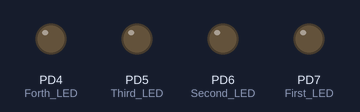
The program below on a simulated ATmega32, built with avr-gcc and emulated at 8 MHz. On the bench: output pins drawn as LEDs (lit = HIGH).

Above: at 1.0 s.
At 3.6 s:
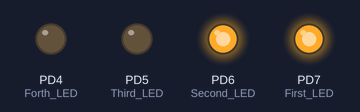
At 5.0 s:
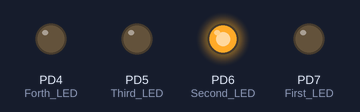
At 7.2 s:
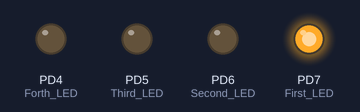
Timing chart, 0 to 8.4 s (numbered marks = the images above):
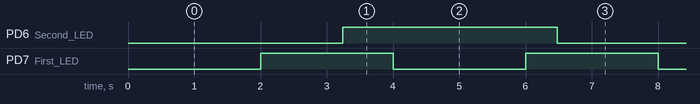

The program:

main.c
```c
/*
 * main.c
 *
 *  Created on: ??þ/??þ/????
 *      Author: Nmr
 */
#include "HAL/led.h"
#include "MCAL/timer0.h"

#define NUMBER_OF_COUNTS_FOR_1SECOND 62500
timer0_struct_st timer0_struct={timer0_normal_mode,TIMER0_PRESCALER_1,TIMER0_OC0_DISCONNECT};
volatile U32 counts_to_get_1Second=0;
volatile U64 Number_of_seconds=0;
void delay_1Second(void);

int main()
{


Led_Init(First_LED);
Led_Init(Second_LED);
Led_Init(Third_LED);
Led_Init(Forth_LED);
timer0_init(&timer0_struct);
TIMER0_overflow_interrupt_enable(delay_1Second);
sei();
//Led_ON(First_LED);

	while(1)
	{
		_delay_ms(1000);
			Led_Toggel(Second_LED);
//			Led_Toggel(Third_LED);
//			Led_Toggel(Forth_LED);


	}


	Led_OFF(Second_LED);
	Led_OFF(Third_LED);
	Led_OFF(Forth_LED);

	return 0;
}

void delay_1Second(void)
{
counts_to_get_1Second++;
if(counts_to_get_1Second==NUMBER_OF_COUNTS_FOR_1SECOND)
{
counts_to_get_1Second=0;
Number_of_seconds++;
Led_Toggel(First_LED);
}


}
```

Utils.h
```c
/*
 * Utils.h
 *
 *  Created on: ??þ/??þ/????
 *      Author: Nmr
 */

#ifndef UTILS_H_
#define UTILS_H_

/*        MACROS FOR PIN         */
#define  SET_BIT(REG,BIT)      REG |=(1<<BIT)
#define  CLEAR_BIT(REG,BIT)    REG &=~(1<<BIT)
#define  GET_BIT(REG,INDEX)      ((REG>>INDEX)&(0x01))
#define  TOG_BIT(REG,BIT)				REG^=(1<<(BIT))

/*         MACROS TO PORT        */

#define  WRITE_PORT(REG,BYTE)      REG=BYTE

#endif /* UTILS_H_ */
```

Button.c
```c
/*
 * Button.c
 *
 *  Created on: Sep 14, 2021
 *      Author: Embeddfab
 */
#include"Button.h"


void Button_Init(button_number_en button_select,button_Pull_type_en pull_type)
{

	if(button_select==BUTTON1_PIN)
	{
		DIO_Init_Pin(BUTTON1_PORT,BUTTON1_PIN,INPUT);
		if(pull_type==Button_Pull_up)
		{
			DIO_Set_Pin(BUTTON1_PORT,BUTTON1_PIN);
		}

	}

	else if(button_select==BUTTON2_PIN)
	{
		DIO_Init_Pin(BUTTON2_PORT,BUTTON2_PIN,INPUT);
		if(pull_type==Button_Pull_up)
		{
			DIO_Set_Pin(BUTTON2_PORT,BUTTON2_PIN);
		}

	}


}


bool Button_read_status(button_number_en button_select)
{
	bool button_status=FALSE;

	if(button_select==BUTTON1_PIN)
	{
		button_status=DIO_Get_Pin(BUTTON1_PORT,BUTTON1_PIN);
		DEBOUNCING_DELAY;

	}

	else if(button_select==BUTTON2_PIN)
	{
		button_status=DIO_Get_Pin(BUTTON2_PORT,BUTTON2_PIN);
		DEBOUNCING_DELAY;
	}

	return(button_status);

}
```

Button.h
```c
/*
 * Button.h
 *
 *  Created on: Sep 14, 2021
 *      Author: Embeddfab
 */

#ifndef BUTTON_H_
#define BUTTON_H_

#include "../Helpers/STD_TYPES.h"
#include "../Helpers/Utils.h"
#include "../MCAL/DIO.h"


#define BUTTON1_PORT PORT_D
#define BUTTON2_PORT PORT_D

#define DEBOUNCING_DELAY _delay_ms(40)

typedef enum
{
	BUTTON1_PIN=PIN_2,
    BUTTON2_PIN=PIN_3
}button_number_en;

typedef enum
{
	Button_Default=0,
	Button_Pull_up
}button_Pull_type_en;


void Button_Init(button_number_en button_select,button_Pull_type_en pull_type);
bool Button_read_status(button_number_en button_select);


#endif /* BUTTON_H_ */
```

lcd.c
```c
/*
 * lcd.c
 *
 *  Created on: ??þ/??þ/????
 *      Author: Nmr
 */

#include"lcd.h"

void LCD_VidInit(void)
{
	DIO_Init_Pin(LCD_PORT ,D4 ,OUTPUT);
	DIO_Init_Pin(LCD_PORT ,D5 ,OUTPUT);
	DIO_Init_Pin(LCD_PORT ,D6 ,OUTPUT);
	DIO_Init_Pin(LCD_PORT ,D7 ,OUTPUT);

	DIO_Init_Pin(LCD_PORT_CONTROL ,EN ,OUTPUT);
	DIO_Init_Pin(LCD_PORT_CONTROL ,RS ,OUTPUT);

	_delay_ms(50);          // said in Data sheet to delay after power on for 1st time
	LCD_vidSendCommand(0x02);//4 bit mode only
	_delay_ms(1);
	LCD_vidSendCommand(0x28); //N=1 , F=0
	_delay_ms(1);           //delay 1ms a must delay as said in Data sheet
	LCD_vidSendCommand(0x0c); //D=1(LCD itself on or off) C=0, B=0
	_delay_ms(1);    //delay 1ms
	LCD_vidSendCommand(0x01); //clear LCD
	_delay_ms(20);
	LCD_vidSendCommand(0x06);
	LCD_vidSendCommand(0x80);
}

void LCD_vidSendCommand(unsigned char command)
{

	//controls are low
	DIO_Write_Pin(LCD_PORT_CONTROL,RS,LOW);
	//data MSB write to lcd
	DIO_Write_Pin(LCD_PORT, D4, GET_BIT(command,4));
	DIO_Write_Pin(LCD_PORT, D5, GET_BIT(command,5));
	DIO_Write_Pin(LCD_PORT, D6, GET_BIT(command,6));
	DIO_Write_Pin(LCD_PORT, D7, GET_BIT(command,7));
	//pulse on enable
	DIO_Write_Pin(LCD_PORT_CONTROL,EN,HIGH);
	_delay_ms(2);
	DIO_Write_Pin(LCD_PORT_CONTROL,EN,LOW);
	_delay_ms(2);
	//write LSB command on pins
	DIO_Write_Pin(LCD_PORT,D4,GET_BIT(command,0));
	DIO_Write_Pin(LCD_PORT,D5,GET_BIT(command,1));
	DIO_Write_Pin(LCD_PORT,D6,GET_BIT(command,2));
	DIO_Write_Pin(LCD_PORT,D7,GET_BIT(command,3));
	//pulse on enable
	DIO_Write_Pin(LCD_PORT_CONTROL,EN,HIGH);
	_delay_ms(2);
	DIO_Write_Pin(LCD_PORT_CONTROL,EN,LOW);
	//wait to execute command
	_delay_ms(2);
	_delay_ms(10);


}


void LCD_vidsendData(unsigned char character)
{

	DIO_Write_Pin(LCD_PORT_CONTROL,RS,HIGH);

	DIO_Write_Pin(LCD_PORT,D4,GET_BIT(character,4));
	DIO_Write_Pin(LCD_PORT,D5,GET_BIT(character,5));
	DIO_Write_Pin(LCD_PORT,D6,GET_BIT(character,6));
	DIO_Write_Pin(LCD_PORT,D7,GET_BIT(character,7));
	DIO_Write_Pin(LCD_PORT_CONTROL,EN,HIGH);
	_delay_ms(2);
	DIO_Write_Pin(LCD_PORT_CONTROL,EN,LOW);
	_delay_ms(2);
	DIO_Write_Pin(LCD_PORT,D4,GET_BIT(character,0));
	DIO_Write_Pin(LCD_PORT,D5,GET_BIT(character,1));
	DIO_Write_Pin(LCD_PORT,D6,GET_BIT(character,2));
	DIO_Write_Pin(LCD_PORT,D7,GET_BIT(character,3));
	DIO_Write_Pin(LCD_PORT_CONTROL,EN,HIGH);
	_delay_ms(2);
	DIO_Write_Pin(LCD_PORT_CONTROL,EN,LOW);
	_delay_ms(2);


}

void LCD_vidsendword(char * word)
{
	while(*word!='\0')
	{
		LCD_vidsendData(*word);
		word++;

	}


}


void LCD_sendNumber(U32 num)
{
	char buffer[20];

	utoa(num,buffer,10);
	LCD_vidsendword(buffer);
}

void LCD_vidClear(void)
{
	LCD_vidSendCommand(0x01);
}


void LCD_vidGoTo(unsigned char col,unsigned char Row)
{
	if(col==0)
	{
		LCD_vidSendCommand(0b10000000|Row);
	}

	else if(col==1)
	{
		LCD_vidSendCommand(0b11000000|Row);

	}


}
```

lcd.h
```c
/*
 * lcd.h
 *
 *  Created on: ??þ/??þ/????
 *      Author: Nmr
 */

#ifndef LCD_H_
#define LCD_H_

#include "../Helpers/STD_TYPES.h"
#include "../Helpers/Utils.h"
#include "../MCAL/DIO.h"


#define LCD_PORT			PORT_B // data wires on portA
#define LCD_PORT_CONTROL	PORT_C // RS RW EN portB

#define D0
#define D1
#define D2
#define D3
#define D4  PIN_4
#define D5  PIN_5
#define D6  PIN_6
#define D7  PIN_7

#define RS  PIN_6
#define RW
#define EN  PIN_7


void LCD_VidInit(void);
void LCD_vidSendCommand(unsigned char command);
void LCD_vidsendData(unsigned char character);
void LCD_vidsendword(char * word);
void LCD_sendNumber(U32 num);
void LCD_vidClear(void);
void LCD_vid_Save_in_CGRAM(void);
void LCD_vidGoTo(unsigned char col,unsigned char Row);


#endif /* LCD_H_ */
```

led.c
```c
/*
 * leds.c
 *
 *  Created on: ??þ/??þ/????
 *      Author: Nmr
 */
#include"led.h"


void Led_Init(LED_en_leds LedSelected)
{

	switch(LedSelected)
	{
	case First_LED:
		DIO_Init_Pin(First_LED_Port,First_LED,OUTPUT);
		break;
	case Second_LED:
		DIO_Init_Pin(Second_LED_Port,Second_LED,OUTPUT);
		break;
	case Third_LED:
		DIO_Init_Pin(Third_LED_Port,Third_LED,OUTPUT);
		break;
	case Forth_LED:
		DIO_Init_Pin(Forth_LED_Port,Forth_LED,OUTPUT);
		break;

	}

}
void Led_ON(LED_en_leds LedSelected)
{
	switch(LedSelected)
	{
	case First_LED:
		DIO_Set_Pin(First_LED_Port,First_LED);
		break;
	case Second_LED:
		DIO_Set_Pin(Second_LED_Port,Second_LED);
		break;
	case Third_LED:
		DIO_Set_Pin(Third_LED_Port,Third_LED);
		break;
	case Forth_LED:
		DIO_Set_Pin(Forth_LED_Port,Forth_LED);
		break;

	}

}
void Led_OFF(LED_en_leds LedSelected)
{

	switch(LedSelected)
	{
	case First_LED:
		DIO_Clear_Pin(First_LED_Port,First_LED);
		break;
	case Second_LED:
		DIO_Clear_Pin(Second_LED_Port,Second_LED);
		break;
	case Third_LED:
		DIO_Clear_Pin(Third_LED_Port,Third_LED);
		break;
	case Forth_LED:
		DIO_Clear_Pin(Forth_LED_Port,Forth_LED);
		break;

	}

}
void Led_Toggel(LED_en_leds LedSelected)
{


	switch(LedSelected)
	{
	case First_LED:
		DIO_Toggel_Pin(First_LED_Port,First_LED);
		break;
	case Second_LED:
		DIO_Toggel_Pin(Second_LED_Port,Second_LED);
		break;
	case Third_LED:
		DIO_Toggel_Pin(Third_LED_Port,Third_LED);
		break;
	case Forth_LED:
		DIO_Toggel_Pin(Forth_LED_Port,Forth_LED);
		break;

	}
}
```

led.h
```c
/*
 * led.h
 *
 *  Created on: ??þ/??þ/????
 *      Author: Nmr
 */

#ifndef LED_H_
#define LED_H_


#include "../Helpers/STD_TYPES.h"
#include "../Helpers/Utils.h"
#include "../MCAL/DIO.h"

#define First_LED_Port    PORT_D
#define Second_LED_Port   PORT_D
#define Third_LED_Port    PORT_D
#define Forth_LED_Port    PORT_D

typedef enum
{
	First_LED=PIN_7,
	Second_LED=PIN_6,
	Third_LED=PIN_5,
	Forth_LED=PIN_4,
}LED_en_leds;


void Led_Init(LED_en_leds LedSelected);
void Led_ON(LED_en_leds LedSelected);
void Led_OFF(LED_en_leds LedSelected);
void Led_Toggel(LED_en_leds LedSelected);

#endif /* LED_H_ */
```

STD_TYPES.h
```c
/*
 * STD_TYPES.h
 *
 *  Created on: ??þ/??þ/????
 *      Author: Nmr
 */

#ifndef STD_TYPES
#define STD_TYPES

#define HIGH 1
#define LOW 0
#define FALSE       (0u)
#define TRUE        (1u)

typedef unsigned char bool;     //Boolean Data Type
#define NULLPTR   ((void*)0)    //Null pointer


typedef unsigned char        U8;
typedef signed char          S8;
typedef unsigned short       U16;
typedef signed short         S16;
typedef unsigned long        U32;
typedef signed long          S32;
typedef unsigned long long   U64;
typedef signed long long     S64;
typedef float                F32;
typedef double               F64;


#endif //STD_TYPES
```

DIO.c
```c
/*
 * DIO.c
 *
 *  Created on: ??þ/??þ/????
 *      Author: Nmr
 */

#include "DIO.h"


/***********************************************
 * Name: DIO_Init_Pin(U8 port ,U8 pin ,U8 direction)

 * INPUT:
   PORT:
        PORT_A
		PORT_B,
		PORT_C,
		PORT_D

   pin : 0:7
   direction : INPUT
               OUTPUT

 * OUTPUT:   void

 * DECS: function to make pin output or input

 *  Example:
 			DIO_Init_Pin(GPIO_D,7);

 ***********************************************/

void DIO_Init_Pin(U8 port ,U8 pin ,U8 direction)
{

	switch(port)
	{
	case PORT_A:

		if(direction==OUTPUT)
			SET_BIT(DDRA,pin);
		else if(direction==INPUT)
			CLEAR_BIT(DDRA,pin);

		break;

	case PORT_B:

		if(direction==OUTPUT)
			SET_BIT(DDRB,pin);
		else if(direction==INPUT)
			CLEAR_BIT(DDRB,pin);

		break;

	case PORT_C:

		if(direction==OUTPUT)
			SET_BIT(DDRC,pin);
		else if(direction==INPUT)
			CLEAR_BIT(DDRC,pin);

		break;

	case PORT_D:

		if(direction==OUTPUT)
			SET_BIT(DDRD,pin);
		else if(direction==INPUT)
			CLEAR_BIT(DDRD,pin);

		break;
	}

}


/***********************************************
 * Name: DIO_Set_Pin(U8 port ,U8 pin)

 * INPUT:
   PORT:
        PORT_A
		PORT_B,
		PORT_C,
		PORT_D

   pin : 0:7

 * OUTPUT:   void

 * DECS: function to set pin Value

 *  Example:
 			DIO_Set_Pin(DIO_D,7);

 ***********************************************/

void DIO_Set_Pin(U8 port ,U8 pin)
{

	switch(port)
	{
	case PORT_A:
		SET_BIT(PORTA,pin);
		break;

	case PORT_B:
		SET_BIT(PORTB,pin);
		break;

	case PORT_C:
		SET_BIT(PORTC,pin);

		break;

	case PORT_D:
		SET_BIT(PORTD,pin);
		break;
	}

}


void DIO_Toggel_Pin(U8 port ,U8 pin)
{

	switch(port)
	{
	case PORT_A:
		TOG_BIT(PORTA,pin);
		break;

	case PORT_B:
		TOG_BIT(PORTB,pin);
		break;

	case PORT_C:
		TOG_BIT(PORTC,pin);

		break;

	case PORT_D:
		TOG_BIT(PORTD,pin);

	}
}


/***********************************************
 * Name: DIO_Clear_Pin(U8 port ,U8 pin)

 * INPUT:
   PORT:
        PORT_A
		PORT_B,
		PORT_C,
		PORT_D

   pin : 0:7

 * OUTPUT:   void

 * DECS: function to clear pin value

 *  Example:
 			DIO_Clear_Pin(DIO_D,7);

 ***********************************************/

void DIO_Clear_Pin(U8 port ,U8 pin)
{

	switch(port)
	{
	case PORT_A:
		CLEAR_BIT(PORTA,pin);
		break;

	case PORT_B:
		CLEAR_BIT(PORTB,pin);
		break;

	case PORT_C:
		CLEAR_BIT(PORTC,pin);

		break;

	case PORT_D:
		CLEAR_BIT(PORTD,pin);
		break;
	}

}


void DIO_Write_Pin(U8 port ,U8 pin, U8 value)
{

	if(value==HIGH)
		DIO_Set_Pin(port,pin);

	else if(value==LOW)
		DIO_Clear_Pin(port,pin);


}

/***********************************************
 * Name: U8 DIO_Get_Pin(U8 port ,U8 pin)

 * INPUT:
   PORT:
        PORT_A
		PORT_B,
		PORT_C,
		PORT_D

   pin : 0:7

 * OUTPUT:   pin_value

 * DECS: function to Get pin value

 *  Example:
 			x= DIO_Get_Pin(PORT_C ,6);

 ***********************************************/

U8 DIO_Get_Pin(U8 port ,U8 pin)
{
	U8 pin_value=0;

	switch(port)
	{
	case PORT_A:
		pin_value=GET_BIT(PINA,pin);
		break;

	case PORT_B:
		pin_value=GET_BIT(PINB,pin);
		break;

	case PORT_C:
		pin_value=GET_BIT(PINC,pin);

		break;

	case PORT_D:
		pin_value=GET_BIT(PIND,pin);
		break;
	}


	return pin_value;
}


/***********************************************
 * Name: DIO_Init_PORT(U8 port ,U8 Data);

 * INPUT:
   PORT:
        PORT_A
		PORT_B,
		PORT_C,
		PORT_D


   data  : 0bxxxxxxxx


 * OUTPUT:   void

 * DECS: function to define port direction

 *  Example:
 			DIO_Init_PORT(PORT_A,0b10100011);

 ***********************************************/

void DIO_Init_PORT(U8 port ,U8 Data)
{

	switch(port)
	{
	case PORT_A:

		DDRA=Data;

		break;

	case PORT_B:

		DDRB=Data;
		break;

	case PORT_C:

		DDRC=Data;
		break;

	case PORT_D:

		DDRD=Data;
		break;
	}

}


/***********************************************
 * Name: DIO_Write_PORT_Value(U8 port ,U8 value)

 * INPUT:
   PORT:
        PORT_A
		PORT_B,
		PORT_C,
		PORT_D


   value  : 0bxxxxxxxx


 * OUTPUT:   void

 * DECS: function to write value to port

 *  Example:
 			DIO_Write_PORT_Value(PORT_A,0b10100011);

 ***********************************************/

void DIO_Write_PORT_Value(U8 port ,U8 value)
{

	switch(port)
	{
	case PORT_A:

		PORTA=value;

		break;

	case PORT_B:

		PORTB=value;
		break;

	case PORT_C:

		PORTC=value;
		break;

	case PORT_D:

		PORTD=value;
		break;
	}

}
```

DIO.h
```c
/*
 * DIO.h
 *
 *  Created on: ??þ/??þ/????
 *      Author: Nmr
 */

#ifndef DIO_H_
#define DIO_H_

#include "../Helpers/STD_TYPES.h"
#include "../Helpers/Utils.h"
#include <avr/io.h>
#include <util/delay.h>
#include<stdlib.h>
#include <stdio.h>
#include <string.h>

/*************Configuration Menu********/
#define PORT_A 0
#define PORT_B 1
#define PORT_C 2
#define PORT_D 3

#define INPUT  0
#define OUTPUT 1

#define  PIN_0  0
#define  PIN_1  1
#define  PIN_2  2
#define  PIN_3  3
#define  PIN_4  4
#define  PIN_5  5
#define  PIN_6  6
#define  PIN_7  7


/***********************************************
* Name: DIO_Init_Pin(U8 port ,U8 pin ,U8 direction)

* INPUT:
   PORT:
        PORT_A
		PORT_B,
		PORT_C,
		PORT_D

   pin : 0:7
   direction : INPUT
               OUTPUT

* OUTPUT:   void

* DECS: function to make pin output or input

*  Example:
 			GPIO_initPin(GPIO_D,7,OUTPUT);

***********************************************/

void DIO_Init_Pin(U8 port ,U8 pin ,U8 direction);


/***********************************************
* Name: DIO_Set_Pin(U8 port ,U8 pin)

* INPUT:
   PORT:
        PORT_A
		PORT_B,
		PORT_C,
		PORT_D

   pin : 0:7

* OUTPUT:   void

* DECS: function to set pin Value

*  Example:
 			DIO_Set_Pin(DIO_D,7);

***********************************************/

void DIO_Set_Pin(U8 port ,U8 pin);

void DIO_Toggel_Pin(U8 port ,U8 pin);

void DIO_Write_Pin(U8 port ,U8 pin, U8 value);

/***********************************************
 * Name: DIO_Clear_Pin(U8 port ,U8 pin)

 * INPUT:
   PORT:
        PORT_A
		PORT_B,
		PORT_C,
		PORT_D

   pin : 0:7

 * OUTPUT:   void

 * DECS: function to clear pin value

 *  Example:
 			DIO_Clear_Pin(DIO_D,7);

 ***********************************************/

void DIO_Clear_Pin(U8 port ,U8 pin);


/***********************************************
 * Name: U8 DIO_Get_Pin(U8 port ,U8 pin)

 * INPUT:
   PORT:
        PORT_A
		PORT_B,
		PORT_C,
		PORT_D

   pin : 0:7

 * OUTPUT:   pin_value

 * DECS: function to Get pin value

 *  Example:
 			x= DIO_Get_Pin(PORT_C ,6);

 ***********************************************/

U8 DIO_Get_Pin(U8 port ,U8 pin);


/***********************************************
 * Name: DIO_Init_PORT(U8 port ,U8 Data);

 * INPUT:
   PORT:
        PORT_A
		PORT_B,
		PORT_C,
		PORT_D


   data  : 0bxxxxxxxx


 * OUTPUT:   void

 * DECS: function to define port direction

 *  Example:
 			DIO_Init_PORT(PORT_A,0b10100011);

 ***********************************************/

void DIO_Init_PORT(U8 port ,U8 Data);


/***********************************************
 * Name: DIO_Write_PORT_Value(U8 port ,U8 value)

 * INPUT:
   PORT:
        PORT_A
		PORT_B,
		PORT_C,
		PORT_D


   value  : 0bxxxxxxxx


 * OUTPUT:   void

 * DECS: function to write value to port

 *  Example:
 			DIO_Write_PORT_Value(PORT_A,0b10100011);

 ***********************************************/

void DIO_Write_PORT_Value(U8 port ,U8 value);


#endif /* DIO_H_ */
```

EXT_INT.h
```c
/*
 * EXT_INT.h
 *
 *  Created on: ??þ/??þ/????
 *      Author: Nmr
 */

#ifndef EXT_INT_H_
#define EXT_INT_H_
#include <avr/interrupt.h>
#include "../Helpers/STD_TYPES.h"
#include "../Helpers/Utils.h"
#include "DIO.h"

typedef enum {
EXT_INTERRPUT_INT0_PD2=1,
EXT_INTERRPUT_INT1_PD3,
EXT_INTERRPUT_INT3_PB2
}EXT_Interrupt_pin_en;

typedef enum {
EXT_LOW_LEVEL              =1,
EXT_ANY_LOGICAL_CHANGE          ,
EXT_FALLING_EDGE               ,
EXT_RISING_EDGE
}EXT_Interrupt_SenseControl_en;


typedef struct {
	EXT_Interrupt_pin_en InterruptSelect;
	EXT_Interrupt_SenseControl_en InterruSenseControl;
	void (*InterruptFunctionPtr)(void);
}EXT_interrupt_st;


void EXT_interrupt_init(EXT_interrupt_st *obj);
void EXT_interrupt_Enable(EXT_Interrupt_pin_en Interrupt_pin);
void EXT_interrupt_Disable(EXT_Interrupt_pin_en Interrupt_pin);
void EXT_interrupt_SetTriggerEdge(EXT_Interrupt_pin_en Interrupt_pin,EXT_Interrupt_SenseControl_en InterruptSenseControl);


#endif /* EXT_INT_H_ */
```

Source omitted: EXT_INT.c (3723 bytes), timer0.c (2497 bytes), timer0.h (1336 bytes)

Measured:
- by itself, PD6 (Second_LED): alternates HIGH for 3.2 s and LOW for 3.2 s
- by itself, PD7 (First_LED): alternates HIGH for 2.0 s and LOW for 2.0 s
